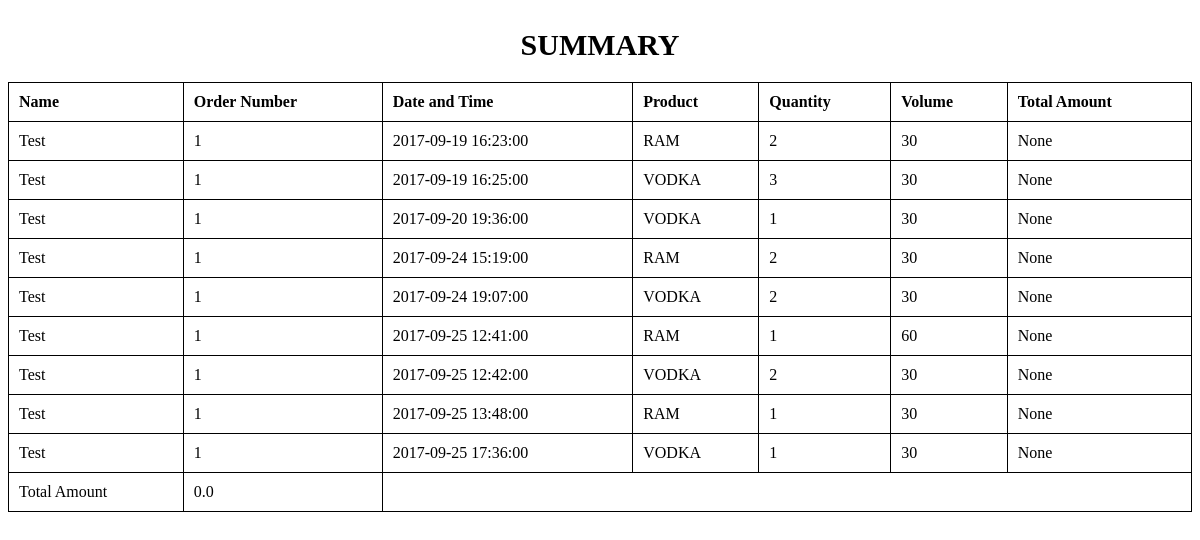
/api/summary, run on an earlier commit of the app's database.
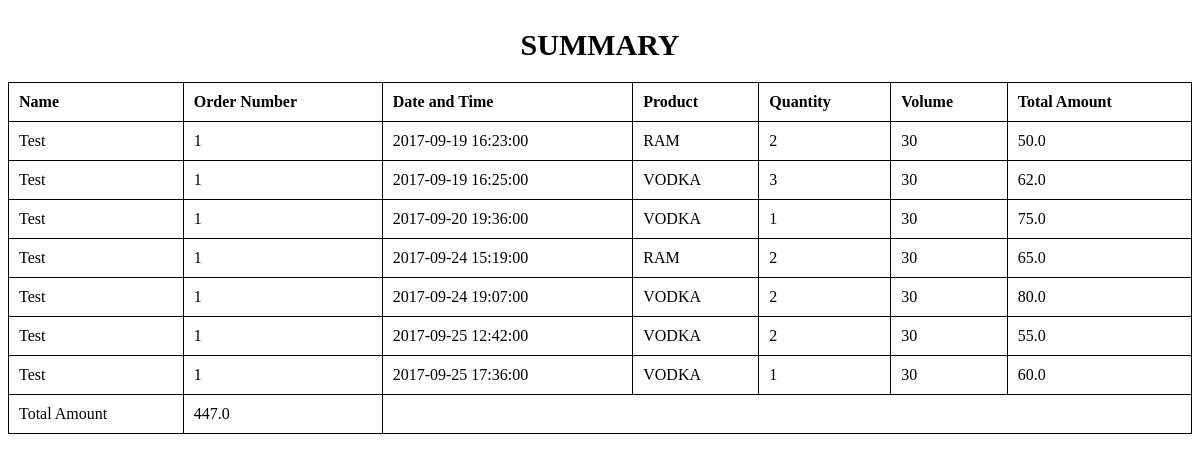
And on a later commit of the database.
### app.py (models this page shows, shortened)
class Orderlists(db.Model):
    __tablename__ = 'order_list'
    orl_id = db.Column(db.Integer, primary_key=True, autoincrement=True)
    orl_orl_id = db.Column(db.Integer, db.ForeignKey('order.ord_id'), nullable=False)
    orl_pro_id = db.Column(db.Integer, db.ForeignKey('product.pro_id'))
    orl_mix_id = db.Column(db.Integer, db.ForeignKey('mix.mix_id'))
    order = db.relationship('Orders', backref='order_list')
    product = db.relationship('Products', backref='order_list')
    mix = db.relationship('Mixs', backref='order_list')
    orl_qt = db.Column(db.Integer, nullable=False)
    orl_volume = db.Column(db.Integer)
    orl_group_id = db.Column(db.Integer)
    orl_with_mix = db.Column(db.Integer, nullable=False)
    orl_price = db.Column(db.Float)
    orl_datetime = db.Column(db.DateTime)

class Orders(db.Model):
    __tablename__ = 'order'
    ord_id = db.Column(db.Integer, primary_key=True, autoincrement=True)
    ord_customer_name = db.Column(db.String(200))
    pro_prs_id = db.Column(db.Integer, db.ForeignKey('productstatus.prs_id'))
    productstatus = db.relationship('Productstatus', backref='order')
    ord_datetime = db.Column(db.DateTime)

class Products(db.Model):
    __tablename__ = 'product'
    pro_id = db.Column(db.Integer, primary_key=True, autoincrement=True)
    pro_prs_id = db.Column(db.Integer, db.ForeignKey('productstatus.prs_id'),nullable=False)
    pro_name = db.Column(db.Unicode(64), nullable=False)
    pro_desc = db.Column(db.String(100))
    pro_logo = db.Column(db.Unicode(128), nullable=False)
    productstatus = db.relationship('Productstatus', backref='product')
    pro_datetime = db.Column(db.DateTime)

### app.py (the view)
@app.route('/api/summary')
def summary():
    customer_name = "Test"
    myuser = User.query.filter_by(login="admin").all()
    myorder = Orders.query.all()
    myorderlist = Orderlists.query.all()
    myproduct = Products.query.all()
    return render_template('summary.html', myuser=myuser, myorder=myorder,
        myorderlist=myorderlist, myproduct=myproduct, customer_name=customer_name)

### templates/summary.html (shortened to what this page needs)
<!DOCTYPE html>
<html>
<head>
</head>
<body>
    <table>
        <caption>SUMMARY</caption>
        <tr>
            <th>Name</th>
            <th>Order Number</th>
            <th>Date and Time</th>
            <th>Product</th>
            <th>Quantity</th>
            <th>Volume</th>
            <th>Total Amount</th>
        </tr>
        {% set totalamount = [0] %}
        {% for orderlist in myorderlist %}
        {% if orderlist.order.ord_customer_name == customer_name %}
        <tr>
            <td>{{ orderlist.order.ord_customer_name }}</td>
            <td>{{ orderlist.order.ord_id }}</td>
            <td>{{ orderlist.orl_datetime }}</td>
            <td>{{ orderlist.product.pro_desc}}</td>
            <td>{{ orderlist.orl_qt }}</td>
            <td>{{ orderlist.orl_volume }}</td>
            <td>{{ orderlist.orl_price }}</td>
        </tr>
        {% endif %}
        {% endfor %}
        <tr>
            <td>Total Amount</td>
            <td>{{ totalamount[0] }}</td>
        </tr>
    </table>
</body>
</html>

What changed in the data, as far as the page shows it:
no longer on this page (row edited): Orderlists: order.ord_customer_name "Test", order.ord_id "1", orl_datetime "2017-09-25 12:41:00", product.pro_desc "RAM", orl_qt "1", orl_volume "60", orl_price "None"
no longer on this page (row edited): Orderlists: order.ord_customer_name "Test", order.ord_id "1", orl_datetime "2017-09-25 13:48:00", product.pro_desc "RAM", orl_qt "1", orl_volume "30", orl_price "None"
changed Orderlists (number 1 of 7 on the later page): orl_price "None" → "50.0"
changed Orderlists (number 2 of 7 on the later page): orl_price "None" → "62.0"
changed Orderlists (number 3 of 7 on the later page): orl_price "None" → "75.0"
changed Orderlists (number 4 of 7 on the later page): orl_price "None" → "65.0"
changed Orderlists (number 5 of 7 on the later page): orl_price "None" → "80.0"
changed Orderlists (number 6 of 7 on the later page): orl_price "None" → "55.0"
changed Orderlists (number 7 of 7 on the later page): orl_price "None" → "60.0"
Also different on the page:
{{ totalamount[0] }}: "0.0" → "447.0"
